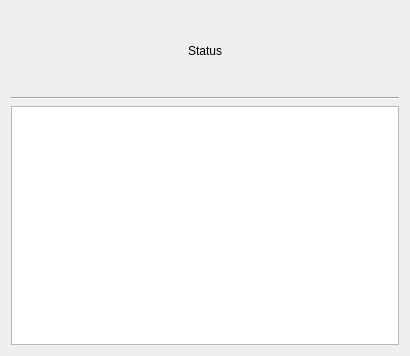
<?xml version="1.0" encoding="UTF-8"?>
<ui version="4.0">
 <class>StreamServer</class>
 <widget class="QWidget" name="StreamServer">
  <property name="geometry">
   <rect>
    <x>0</x>
    <y>0</y>
    <width>410</width>
    <height>356</height>
   </rect>
  </property>
  <property name="windowTitle">
   <string>Server</string>
  </property>
  <layout class="QGridLayout" name="gridLayout" rowstretch="2,1,6">
   <item row="0" column="0">
    <widget class="QLabel" name="statusLabel">
     <property name="text">
      <string>Status</string>
     </property>
     <property name="alignment">
      <set>Qt::AlignCenter</set>
     </property>
     <property name="wordWrap">
      <bool>true</bool>
     </property>
    </widget>
   </item>
   <item row="1" column="0">
    <widget class="Line" name="line">
     <property name="orientation">
      <enum>Qt::Horizontal</enum>
     </property>
    </widget>
   </item>
   <item row="2" column="0">
    <widget class="QPlainTextEdit" name="logEdit">
     <property name="undoRedoEnabled">
      <bool>false</bool>
     </property>
     <property name="readOnly">
      <bool>true</bool>
     </property>
     <property name="textInteractionFlags">
      <set>Qt::LinksAccessibleByKeyboard|Qt::LinksAccessibleByMouse|Qt::TextBrowserInteraction|Qt::TextSelectableByKeyboard|Qt::TextSelectableByMouse</set>
     </property>
    </widget>
   </item>
  </layout>
 </widget>
 <layoutdefault spacing="6" margin="11"/>
 <resources/>
 <connections/>
</ui>
